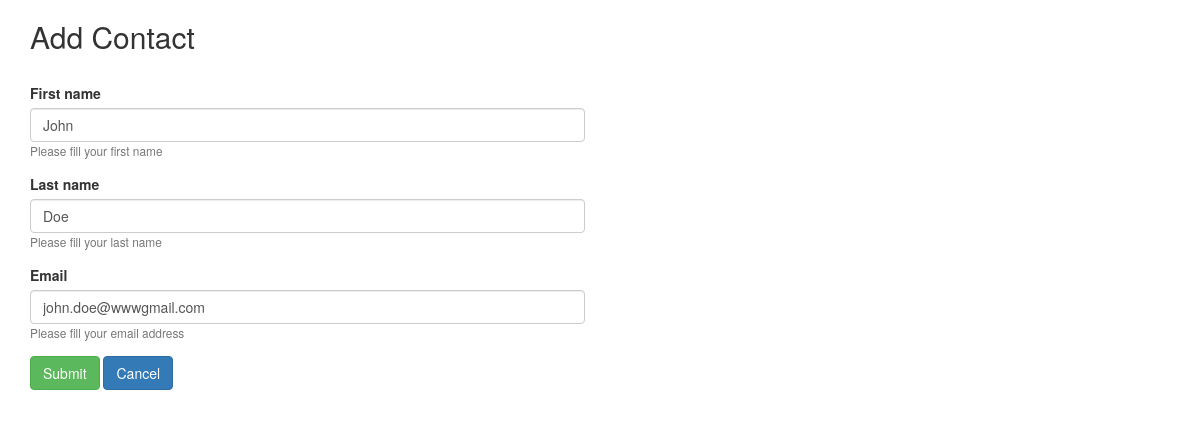
/contacts/3/update/, run on the app's committed database.
### contacts/models.py (models this page shows, shortened)
class Contact(models.Model):
    first_name = models.CharField(max_length=100, help_text="Please fill your first name")
    last_name = models.CharField(max_length=100, help_text="Please fill your last name")
    email = models.EmailField(max_length=100, help_text="Please fill your email address")

### contacts/views.py (the view)
# urls.py: url(r'^(?P<pk>\d+)/update/$', views.ContactUpdate.as_view(), name='contact_update'),
class ContactUpdate(UpdateView):
    model = Contact
    fields = '__all__'
    success_url = reverse_lazy('contacts')

### contacts/templates/contacts/contact_form.html (shortened to what this page needs)
{% load bootstrap3 %}
{% bootstrap_css %}
{% block content %}
<div class="container">
  <div class="class row">
    <div class="class col-md-6">
      <h2>Add Contact</h2>
      <br>
      <form action="/url/to/submit/" method="post" class="form">
        {% bootstrap_form form %}
        {% buttons %}
          <button type="submit" class="btn btn-success">
            {% bootstrap_icon "star" %} Submit
          </button>
          <button type="submit" class="btn btn-primary">
            {% bootstrap_icon "star" %} Cancel
          </button>
        {% endbuttons %}
      </form>
    </div>
  </div>
</div>
{% endblock %}

### data on the page
Contact: first_name "John", last_name "Doe", email "john.doe@wwwgmail.com"
